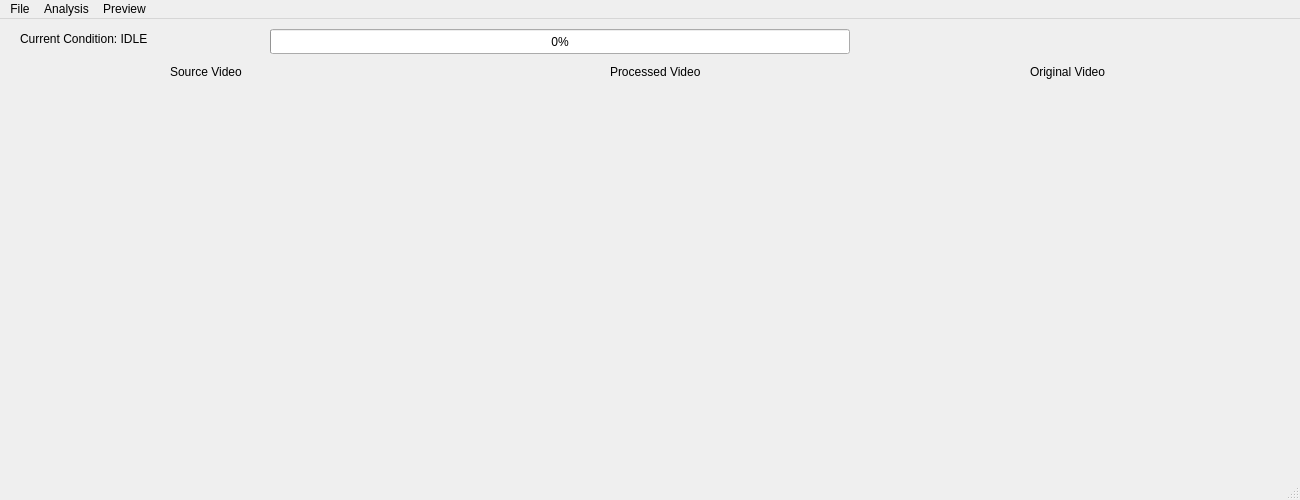
<?xml version="1.0" encoding="UTF-8"?>
<ui version="4.0">
 <class>MainWindow</class>
 <widget class="QMainWindow" name="MainWindow">
  <property name="geometry">
   <rect>
    <x>0</x>
    <y>0</y>
    <width>1300</width>
    <height>500</height>
   </rect>
  </property>
  <property name="windowTitle">
   <string>Mircotubule Project</string>
  </property>
  <widget class="QWidget" name="centralwidget">
   <widget class="QProgressBar" name="progressBar">
    <property name="geometry">
     <rect>
      <x>270</x>
      <y>10</y>
      <width>580</width>
      <height>25</height>
     </rect>
    </property>
    <property name="value">
     <number>0</number>
    </property>
   </widget>
   <widget class="QLabel" name="conditionlabel">
    <property name="geometry">
     <rect>
      <x>20</x>
      <y>10</y>
      <width>240</width>
      <height>20</height>
     </rect>
    </property>
    <property name="text">
     <string>Current Condition: IDLE</string>
    </property>
   </widget>
   <widget class="QLabel" name="constant_sourceviewlabel">
    <property name="geometry">
     <rect>
      <x>170</x>
      <y>45</y>
      <width>100</width>
      <height>16</height>
     </rect>
    </property>
    <property name="text">
     <string>Source Video</string>
    </property>
   </widget>
   <widget class="QLabel" name="constant_processedviewlabel">
    <property name="geometry">
     <rect>
      <x>610</x>
      <y>45</y>
      <width>150</width>
      <height>16</height>
     </rect>
    </property>
    <property name="text">
     <string>Processed Video</string>
    </property>
   </widget>
   <widget class="QLabel" name="graphicslabel_Source">
    <property name="geometry">
     <rect>
      <x>30</x>
      <y>70</y>
      <width>350</width>
      <height>350</height>
     </rect>
    </property>
    <property name="text">
     <string/>
    </property>
   </widget>
   <widget class="QLabel" name="graphicslabel_Processed">
    <property name="geometry">
     <rect>
      <x>470</x>
      <y>70</y>
      <width>350</width>
      <height>350</height>
     </rect>
    </property>
    <property name="text">
     <string/>
    </property>
   </widget>
   <widget class="QLabel" name="graphicslabel_Original">
    <property name="geometry">
     <rect>
      <x>900</x>
      <y>70</y>
      <width>350</width>
      <height>350</height>
     </rect>
    </property>
    <property name="text">
     <string/>
    </property>
   </widget>
   <widget class="QLabel" name="constant_originalviewlabel">
    <property name="geometry">
     <rect>
      <x>1030</x>
      <y>45</y>
      <width>150</width>
      <height>16</height>
     </rect>
    </property>
    <property name="text">
     <string>Original Video</string>
    </property>
   </widget>
  </widget>
  <widget class="QMenuBar" name="menubar">
   <property name="geometry">
    <rect>
     <x>0</x>
     <y>0</y>
     <width>1300</width>
     <height>22</height>
    </rect>
   </property>
   <widget class="QMenu" name="menuFile">
    <property name="title">
     <string>File</string>
    </property>
    <addaction name="actionOpen"/>
   </widget>
   <widget class="QMenu" name="menuAnalysis">
    <property name="title">
     <string>Analysis</string>
    </property>
    <addaction name="actionSelect_ROI"/>
    <addaction name="separator"/>
    <addaction name="actionStart"/>
    <addaction name="actionAbsort"/>
   </widget>
   <widget class="QMenu" name="menuPreview">
    <property name="title">
     <string>Preview</string>
    </property>
    <addaction name="actionPlay"/>
    <addaction name="actionStop"/>
   </widget>
   <addaction name="menuFile"/>
   <addaction name="menuAnalysis"/>
   <addaction name="menuPreview"/>
  </widget>
  <widget class="QStatusBar" name="statusbar"/>
  <action name="actionOpen">
   <property name="text">
    <string>Open</string>
   </property>
  </action>
  <action name="actionSelect_ROI">
   <property name="text">
    <string>Select ROI</string>
   </property>
  </action>
  <action name="actionStart">
   <property name="text">
    <string>Start</string>
   </property>
  </action>
  <action name="actionAbsort">
   <property name="text">
    <string>Absort</string>
   </property>
  </action>
  <action name="actionPlay">
   <property name="text">
    <string>Play</string>
   </property>
  </action>
  <action name="actionStop">
   <property name="text">
    <string>Stop</string>
   </property>
  </action>
 </widget>
 <resources/>
 <connections/>
</ui>
